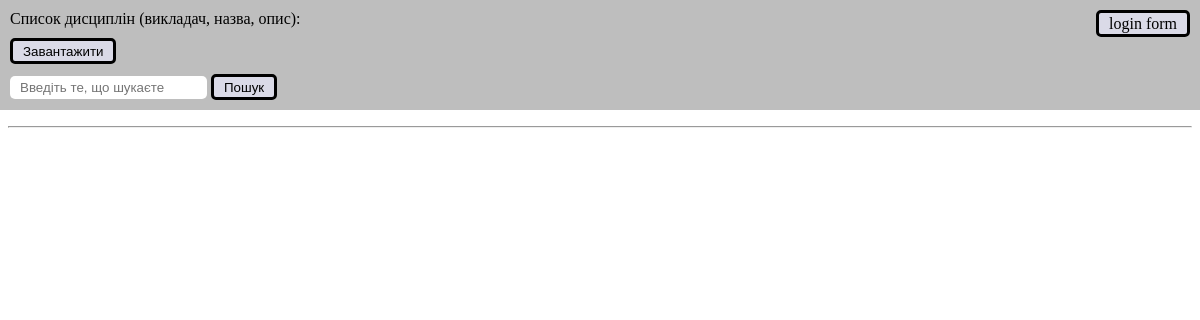
The app's page /, older data.
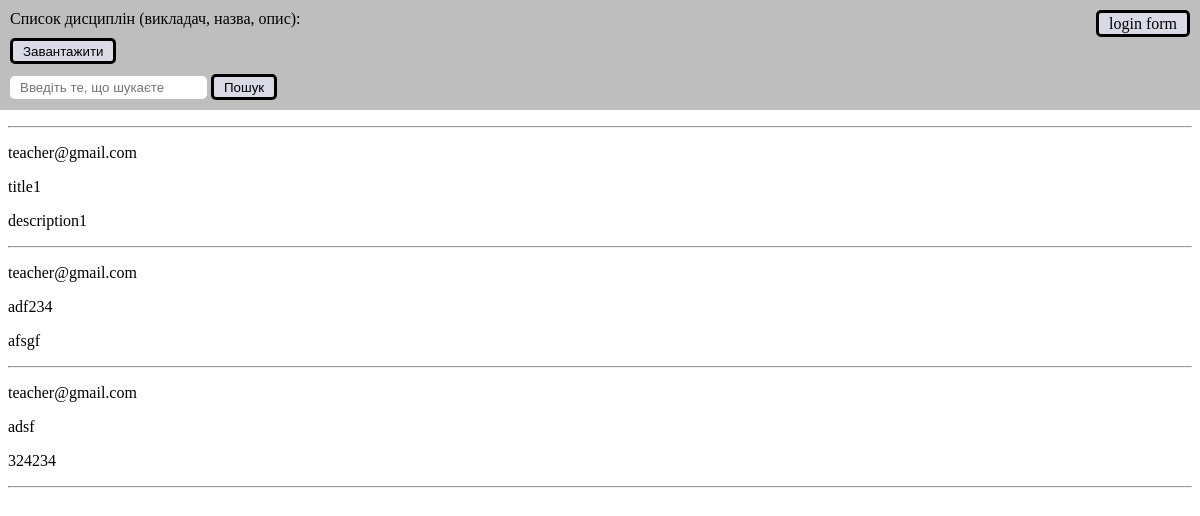
The same page, newer data.
### main/models.py (models this page shows, shortened)
class Discipline(models.Model):
    title = models.CharField(max_length=255)
    description = models.CharField(max_length=500)
    created_date = models.DateTimeField(auto_now_add=True)
    teacher = models.ForeignKey(Teacher, on_delete=models.CASCADE)
    is_approved = models.BooleanField(default=False)
    admin = models.ForeignKey(User, on_delete=models.CASCADE)

class Teacher(models.Model):
    email = models.CharField(max_length=255, unique=True)
    password = models.CharField(max_length=128)
    def __str__(self):
        return self.email

### main/views.py (the view)
# urls.py: path("", views.index, name="index"),
@csrf_exempt
def index(request):
    disciplines = Discipline.objects.filter(is_approved=True)
    if request.method == "POST":
        return download(disciplines)
    return render(request, "index.html", {"disciplines": disciplines})

### main/templates/index.html (shortened to what this page needs)
{% extends 'base.html' %}
{% load static %}
{% block style %}
    <link rel="stylesheet" href="{% static 'css/index.css' %}">
{% endblock %}
{% block content %}
    <header>
        <div>
            <p class="text_discipline">Список дисциплін (викладач, назва, опис):</p>
            <form method="POST">
                <button type="submit" class="download">Завантажити</button>
            </form>
            <input type="text" id="input_search" placeholder="Введіть те, що шукаєте">
            <button id="search">Пошук</button>
        </div>
        <div class="login">
             <a href="{% url 'login' %}">login form</a>
        </div>
    </header>
    <hr>
    <div id="disciplines_container">
        {% if disciplines %}
            {% for discipline in disciplines %}
                <div>
                    <p>{{ discipline.teacher }}</p>
                    <p>{{ discipline.title }}</p>
                    <p>{{ discipline.description }}</p>
                </div>
                <hr>
            {% endfor %}
        {% endif %}
    </div>
{% endblock %}

Row changes from the older to the newer data that the page shows:
now on this page (row edited): Discipline: teacher "teacher@gmail.com", title "title1", description "description1"
added Discipline: teacher "teacher@gmail.com", title "adf234", description "afsgf"
added Discipline: teacher "teacher@gmail.com", title "adsf", description "324234"
